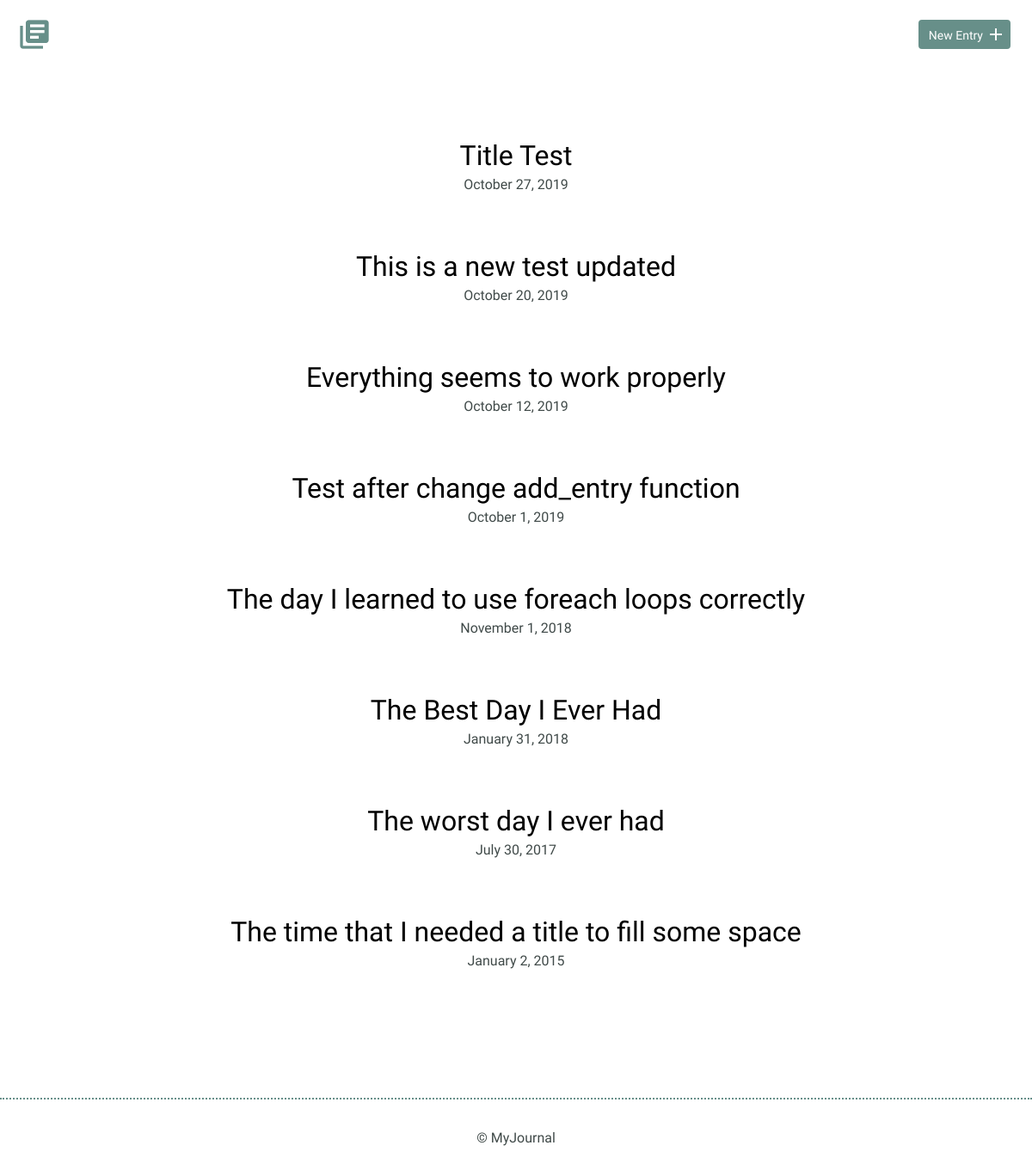
Before: / with the older database file.
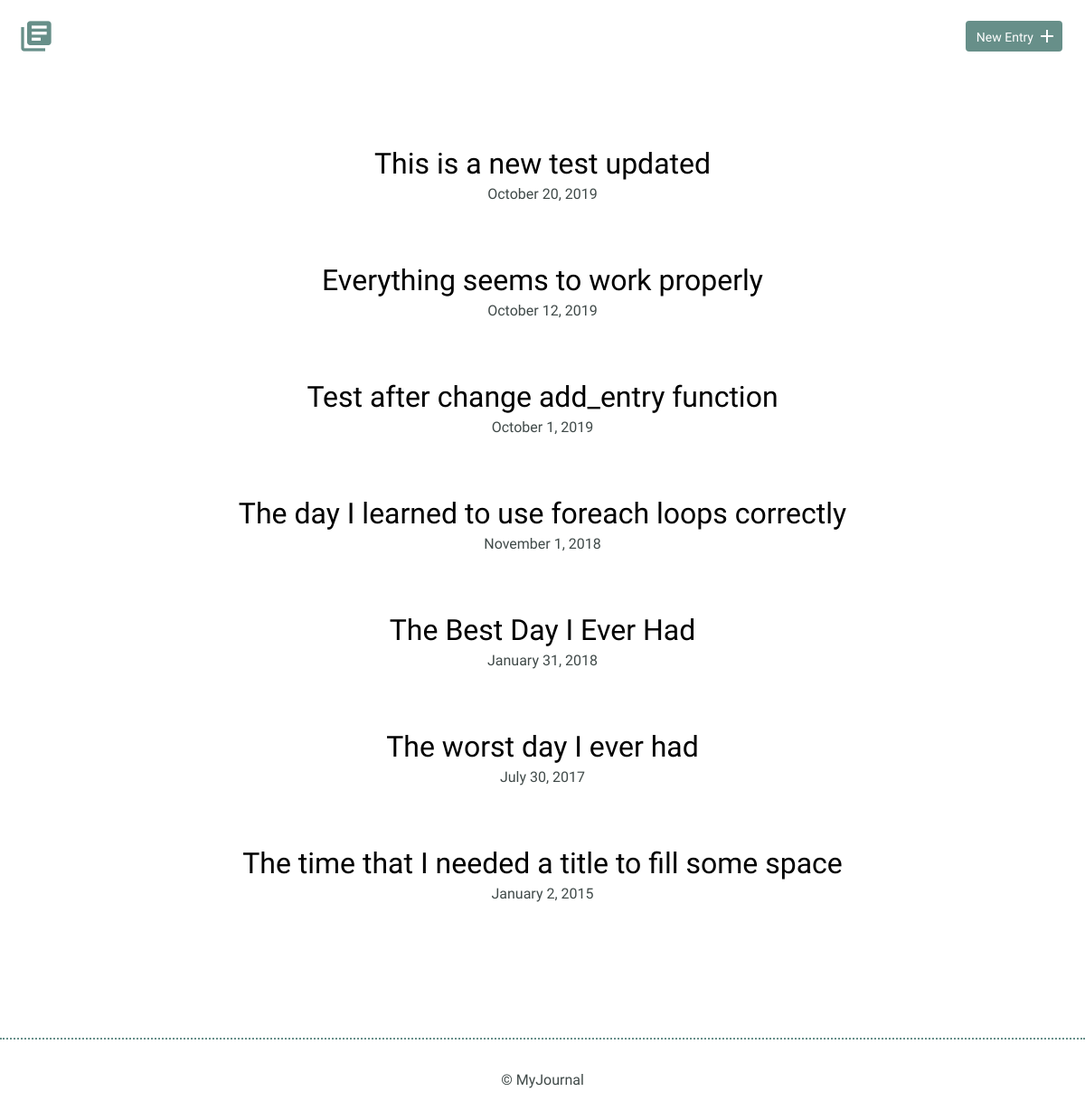
After: the same page with the newer database file.
### tables this page shows
CREATE TABLE "entries" (
	`id`	INTEGER,
	`title`	TEXT,
	`date`	TEXT,
	`time_spent`	INTEGER,
	`learned`	BLOB,
	`resources`	BLOB,
	PRIMARY KEY(`id`)
);

### inc/functions.php (called while the page is built, shortened)
<?php
function get_entries() {
    include('connection.php');
    try {
       $results = $db->query('SELECT * FROM entries ORDER BY date DESC');
    } catch (Exception $e) {
       $e->getMessage();
    }
    $entries = $results->fetchAll(PDO::FETCH_ASSOC);
    return $entries;
}

### index.php (the view)
<?php
include('inc/connection.php');
include('inc/functions.php');
$entries = get_entries();
include('inc/header.php');
?>
        <section>
            <div class="container">
                <div class="entry-list">
                    <?php foreach ($entries as $entry) { ?>
                        <article>
                            <h2>
                                <a href="detail.php?id=<?php echo $entry['id']; ?>">
                                    <?php echo $entry['title']; ?>
                                </a>
                            </h2>
                            <time datetime="<?php echo $entry['date']; ?>">
                                <?php echo strftime("%B %e, %G", strtotime($entry['date'])); ?>
                            </time>
                        </article>
                    <?php } ?>
                </div>
            </div>
        </section>
<?php
include('inc/footer.php');
?>

### inc/header.php (shortened to what this page needs)
<!DOCTYPE html>
<html>
    <head>
        <link rel="stylesheet" href="css/normalize.css">
        <link rel="stylesheet" href="css/site.css">
    </head>
    <body>
        <header>
            <div class="container">
                <div class="site-header">
                    <a class="logo" href="index.php"><i class="material-icons">library_books</i></a>
                    <a class="button icon-right" href="new.php"><span>New Entry</span> <i class="material-icons">add</i></a>
                </div>
            </div>
        </header>

### inc/footer.php
        <footer>
            <div>
                &copy; MyJournal
            </div>
        </footer>
    </body>
</html>

### css/site.css (style rules this page uses)
body { font-size: 16px; color: #404a49; font-family: 'Cousine', serif; font-weight: 400; }
.container { margin: 0 auto; padding: 0 25px; }
header .site-header { margin: 0 auto; height: 95px; }
header .logo i { color: #678f89; margin: 20px 0 0 -5px; float: left; font-size: 40px; }
header .button { float: right; margin: 33px 0 0 0; }
footer { text-align: center; padding: 35px 0; border-top: 2px dotted #678f89; }
.button { padding: 8px 10px 6px 10px; background: #678f89; border: 2px solid #678f89; border-radius: 4px; text-decoration: none; color: #FFF; position: relative; text-align: center; font-size: 14px; }
.button.icon-right { padding-right: 30px; top: -10px; }
.button.icon-right i { position: absolute; top: 3px; right: 3px; }
h1, h2, h3 { margin: 0; font-weight: 400; line-height: 1em; color: #000; }
h2 { font-size: 32px; }
h2 a { text-decoration: none; color: #000; }
.entry-list, .edit-entry, .new-entry { max-width: 800px; margin: 0 auto; padding: 70px 0 150px 0; }
.entry-list article { margin-bottom: 70px; text-align: center; }
.entry-list article:last-child { margin-bottom: 0; }
.entry-list article h2 { margin-bottom: 8px; }

Changed rows visible on the page:
removed entries: title "Title Test", date "October 27, 2019"
